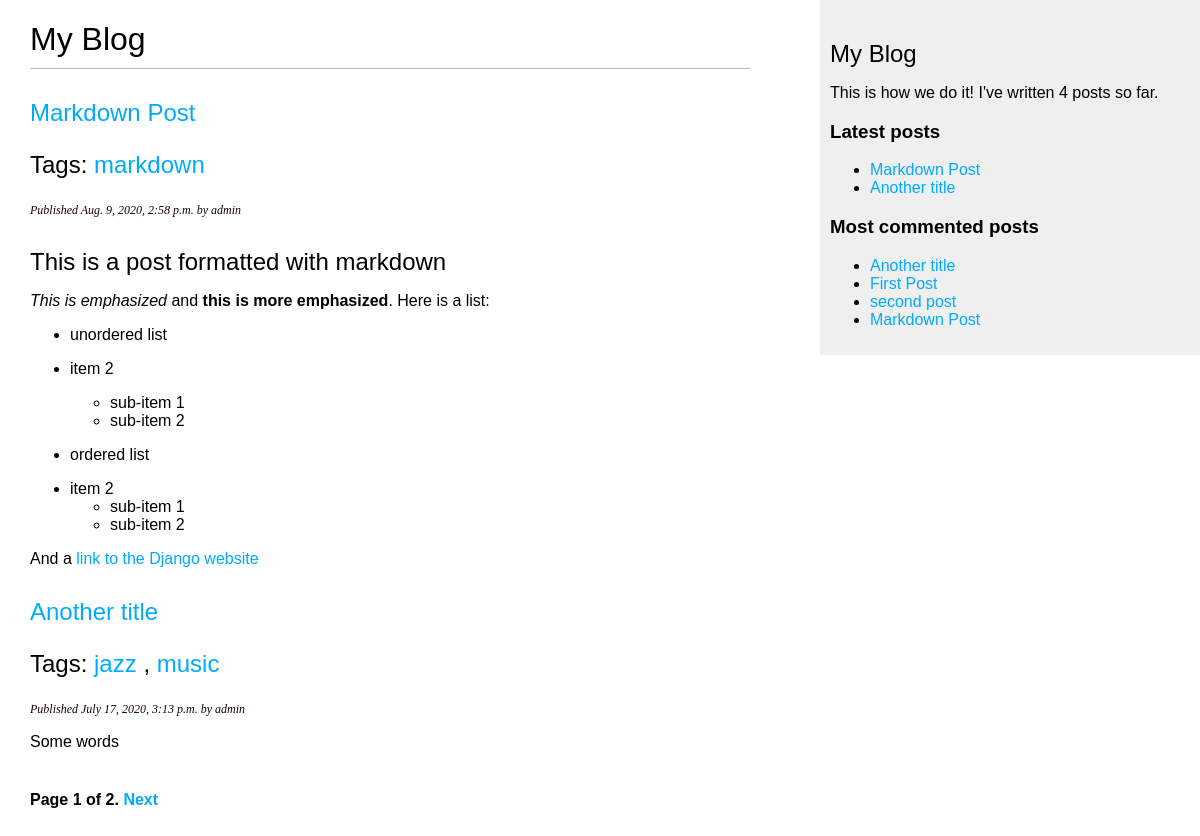
Screenshot of /blog/ with the database file from the repository.
### blog/models.py (models this page shows, shortened)
class Post(models.Model):
    STATUS_CHOICES = (
        ('draft', 'Draft'),
        ('published', 'Published')
    )
    title = models.CharField(max_length=250)
    slug = models.SlugField(max_length=250, unique_for_date='publish')
    author = models.ForeignKey(User, on_delete=models.CASCADE,
                                    related_name='blog_posts')
    body = models.TextField()
    publish = models.DateTimeField(default=timezone.now)
    created = models.DateTimeField(auto_now_add=True)
    updated = models.DateTimeField(auto_now=True)
    status = models.CharField(max_length=10,
                                choices=STATUS_CHOICES,
                                default='draft')
    objects = models.Manager()
    published = PublishedManager()
    tags = TaggableManager()
    class Meta:
        ordering = ('-publish',)
    def get_absolute_url(self):
        return reverse('blog:post_detail',
                    args=[self.publish.year,
                            self.publish.month,
                            self.publish.day,
                            self.slug])

### blog/views.py (the view)
# urls.py: path('', views.post_list, name='post_list'),
def post_list(request, tag_slug=None):
    object_list = Post.published.all()
    tag = None
    if tag_slug:
        tag = get_object_or_404(Tag, slug=tag_slug)
        object_list = object_list.filter(tags__in=[tag])
    paginator = Paginator(object_list, 2)
    page = request.GET.get('page')
    try:
        posts = paginator.page(page)
    except PageNotAnInteger:
        posts = paginator.page(1)
    except EmptyPage:
        posts = paginator.page(paginator.num_pages)
    return render(request, 'blog/post/list.html',
                                        {'page': page,
                                        'posts': posts,
                                        'tag': tag})

### blog/models.py (called while the page is built)
    def get_queryset(self):
        return super(PublishedManager, self).get_queryset().filter(status='published')

### blog/templatetags/blog_tags.py (called while the page is built)
@register.simple_tag
def total_posts():
    return Post.published.count()

@register.inclusion_tag('blog/post/latest_posts.html')
def show_latest_posts(count=2):
    latest_posts = Post.published.order_by('-publish')[:count]
    return {'latest_posts': latest_posts}

@register.simple_tag
def get_most_commented_posts(count=5):
    return Post.published.annotate(total_comments=Count('comments')).order_by('-total_comments')[:count]

@register.filter(name='markdown')
def markdown_format(text):
    return mark_safe(markdown.markdown(text))

### blog/templates/blog/post/list.html (shortened to what this page needs)
{% extends "blog/base.html" %}
{% load blog_tags %}
{% block content %}
<h1>My Blog</h1>
{% for post in posts %}
<h2>
    <a href="{{ post.get_absolute_url }}">
        {{ post.title }}
    </a>
    <p class="tags">
        Tags:
        {% for tag in post.tags.all %}
        <a href="{% url 'blog:post_list_by_tag' tag.slug %}">
            {{ tag.name }}
        </a>
        {% if not forloop.last %}, {% endif %}
        {% endfor %}
    </p>
</h2>
<p class="date">
    Published {{ post.publish }} by {{ post.author }}
</p>
{{ post.body|markdown }}
{% endfor %}
{% include 'paginator.html' with page=posts %}
{% endblock %}

### blog/templates/blog/base.html (shortened to what this page needs)
{% load blog_tags %}
{% load static %}
<!DOCTYPE html>
<html>
    <head>
        <link href="{% static 'css/blog.css' %}" rel="stylesheet">
    </head>
    <body>
        <div id="content">
            {% block content %}
            {% endblock %}
        </div>
        <div id="sidebar">
            <h2>My Blog</h2>
            <p>This is how we do it! I've written {% total_posts %} posts so far.</p>
            <h3>Latest posts</h3>
            {% show_latest_posts 2%}
            <h3>Most commented posts</h3>
            {% get_most_commented_posts as most_commented_posts %}
            <ul>
                {% for post in most_commented_posts %}
                <li>
                    <a href="{{ post.get_absolute_url }}">
                        {{ post.title }}
                    </a>
                </li>
                {% endfor %}
            </ul>
        </div>
    </body>
</html>

### blog/templates/blog/post/latest_posts.html
<ul>
    {% for post in latest_posts %}
    <li>
        <a href="{{ post.get_absolute_url }}">
            {{ post.title }}
        </a>
    </li>
    {% endfor %}
</ul>

### blog/static/css/blog.css (style rules this page uses)
body { margin:0; padding:0; font-family:helvetica, sans-serif; }
a { color:#00abff; text-decoration:none; }
h1 { font-weight:normal; border-bottom:1px solid #bbb; padding:0 0 10px 0; }
h2 { font-weight:normal; margin:30px 0 0; }
#content { float:left; width:60%; padding:0 0 0 30px; }
#sidebar { float:right; width:30%; padding:10px; background:#efefef; height:100%; }
p.date { color:rgb(24, 4, 2); font-family: georgia, serif; font-size: 12px; font-style: italic; }

### rows the page displays
Post: title "Markdown Post", publish "Aug. 9, 2020, 2:58 p.m.", author "admin", body "This is a post formatted with markdown This is emphasized and this is more emphasized . Here is a list: unordered list item 2 sub-item 1 sub-item 2 ordered list item 2 sub-item 1 sub-item 2 And a link to the Django website"
Tag: name "markdown"
Post: title "Another title", publish "July 17, 2020, 3:13 p.m.", author "admin", body "Some words"
Tag: name "jazz"
Tag: name "music"
Post: title "First Post"
Post: title "second post"

### other values shown
{{ page.number }} "1"
{{ page.paginator.num_pages }} "2"
